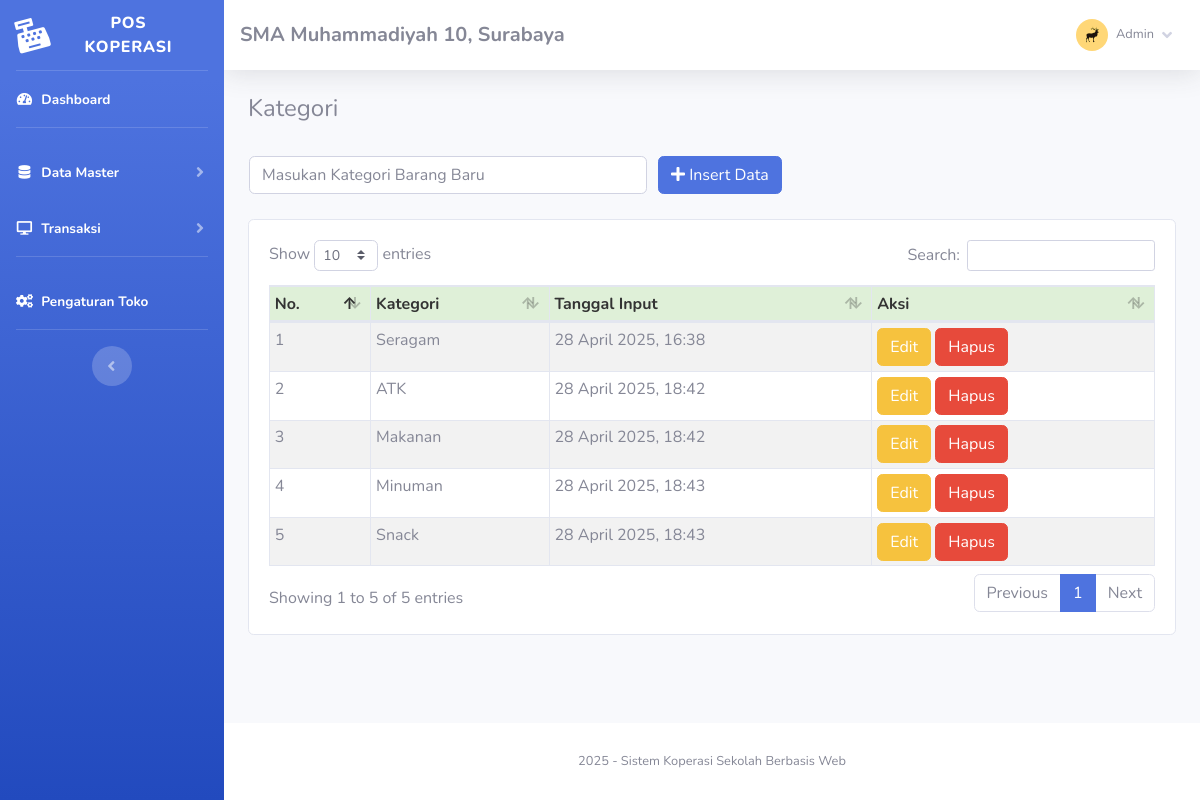
Screenshot of /index.php?page=kategori (signed in) with the database file from the repository.
### tables this page shows
CREATE TABLE `toko` (
  `id_toko` int(11) NOT NULL,
  `nama_toko` varchar(255) NOT NULL,
  `alamat_toko` text NOT NULL,
  `tlp` varchar(255) NOT NULL,
  `nama_pemilik` varchar(255) NOT NULL
);

CREATE TABLE `member` (
  `id_member` int(11) NOT NULL,
  `nm_member` varchar(255) NOT NULL,
  `alamat_member` text NOT NULL,
  `telepon` varchar(255) NOT NULL,
  `email` varchar(255) NOT NULL,
  `gambar` text NOT NULL,
  `NIK` text NOT NULL
);

CREATE TABLE `kategori` (
  `id_kategori` int(11) NOT NULL,
  `nama_kategori` varchar(255) NOT NULL,
  `tgl_input` varchar(255) NOT NULL
);

### admin/module/kategori/index.php (the view, shortened to what this page needs)
<h4>Kategori</h4>
<br />
<?php
	if(!empty($_GET['uid'])){
	$sql = "SELECT * FROM kategori WHERE id_kategori = ?";
	$row = $config->prepare($sql);
	$row->execute(array($_GET['uid']));
	$edit = $row->fetch();
?>
<form method="POST" action="fungsi/edit/edit.php?kategori=edit">
    <table>
        <tr>
            <td style="width:25pc;"><input type="text" class="form-control" value="<?= $edit['nama_kategori'];?>"
                    required name="kategori" placeholder="Masukan Kategori Barang Baru">
                <input type="hidden" name="id" value="<?= $edit['id_kategori'];?>">
            </td>
            <td style="padding-left:10px;"><button id="tombol-simpan" class="btn btn-primary"><i class="fa fa-edit"></i>
                    Ubah Data</button></td>
        </tr>
    </table>
</form>
<?php }else{?>
<form method="POST" action="fungsi/tambah/tambah.php?kategori=tambah">
    <table>
        <tr>
            <td style="width:25pc;"><input type="text" class="form-control" required name="kategori"
                    placeholder="Masukan Kategori Barang Baru"></td>
            <td style="padding-left:10px;"><button id="tombol-simpan" class="btn btn-primary"><i class="fa fa-plus"></i>
                    Insert Data</button></td>
        </tr>
    </table>
</form>
<?php }?>
<br />
<div class="card card-body">
    <div class="table-responsive">
        <table class="table table-bordered table-striped table-sm" id="example1">
            <thead>
                <tr style="background:#DFF0D8;color:#333;">
                    <th>No.</th>
                    <th>Kategori</th>
                    <th>Tanggal Input</th>
                    <th>Aksi</th>
                </tr>
            </thead>
            <tbody>
                <?php
				$hasil = $lihat -> kategori();
				$no=1;
				foreach($hasil as $isi){
			?>
                <tr>
                    <td><?php echo $no;?></td>
                    <td><?php echo $isi['nama_kategori'];?></td>
                    <td><?php echo $isi['tgl_input'];?></td>
                    <td>
                        <a href="index.php?page=kategori&uid=<?php echo $isi['id_kategori'];?>"><button
                                class="btn btn-warning">Edit</button></a>
                        <a href="fungsi/hapus/hapus.php?kategori=hapus&id=<?php echo $isi['id_kategori'];?>"
                            onclick="javascript:return confirm('Hapus Data Kategori ?');"><button
                                class="btn btn-danger">Hapus</button></a>
                    </td>
                </tr>
                <?php $no++; }?>
            </tbody>
        </table>
    </div>
</div>

### index.php (shortened to what this page needs)
<?php
	if(!empty($_SESSION['admin'])){
		require 'config.php';
		$lihat = new view($config);
		$toko = $lihat -> toko();
			include 'admin/template/header.php';
			include 'admin/template/sidebar.php';
				if(!empty($_GET['page'])){
					include 'admin/module/'.$_GET['page'].'/index.php';
				}else{
					include 'admin/template/home.php';
				}
			include 'admin/template/footer.php';
	}else{
		echo '<script>window.location="login.php";</script>';
		exit;
	}
?>

### admin/template/header.php (shortened to what this page needs)
<!DOCTYPE html>
<html lang="en">
<head>
    <link href="sb-admin/vendor/fontawesome-free/css/all.min.css" rel="stylesheet" type="text/css">
    <link href="sb-admin/css/sb-admin-2.min.css" rel="stylesheet">
    <link rel="stylesheet" href="sb-admin/vendor/datatables/dataTables.bootstrap4.css" />
</head>
<body id="page-top">
    <div id="wrapper">

### admin/template/sidebar.php (shortened to what this page needs)
<?php
    $id = $_SESSION['admin']['id_member'];
    $hasil_profil = $lihat -> member_edit($id);
?>
<ul class="navbar-nav bg-gradient-primary sidebar sidebar-dark accordion" id="accordionSidebar">
    <a class="sidebar-brand d-flex align-items-center justify-content-center" href="index.php">
        <div class="sidebar-brand-icon rotate-n-15">
            <i class="fas fa-cash-register"></i>
        </div>
        <div class="sidebar-brand-text mx-3">POS Koperasi<sup></sup></div>
    </a>
    <hr class="sidebar-divider my-0">
    <li class="nav-item active">
        <a class="nav-link" href="index.php">
            <i class="fas fa-fw fa-tachometer-alt"></i>
            <span>Dashboard</span></a>
    </li>
    <hr class="sidebar-divider">
    <li class="nav-item active">
        <a class="nav-link collapsed" href="#" data-toggle="collapse" data-target="#collapseTwo" aria-expanded="true"
            aria-controls="collapseTwo">
            <i class="fas fa-fw fa-database"></i>
            <span>Data Master</span>
        </a>
    </li>
    <li class="nav-item active">
        <a class="nav-link collapsed" href="#" data-toggle="collapse" data-target="#collapse3" aria-expanded="true"
            aria-controls="collapse3">
            <i class="fas fa-fw fa-desktop"></i>
            <span>Transaksi</span>
        </a>
    </li>
    <hr class="sidebar-divider">
    <li class="nav-item active">
        <a class="nav-link" href="index.php?page=pengaturan">
            <i class="fas fa-fw fa-cogs"></i>
            <span>Pengaturan Toko</span></a>
    </li>
    <hr class="sidebar-divider d-none d-md-block">
    <div class="text-center d-none d-md-inline">
        <button class="rounded-circle border-0" id="sidebarToggle"></button>
    </div>
</ul>
<div id="content-wrapper" class="d-flex flex-column">
    <div id="content">
        <nav class="navbar navbar-expand navbar-light bg-white topbar mb-4 static-top shadow">
            <h5 class="d-lg-block d-none mt-2"><b><?php echo $toko['nama_toko'];?>, <?php echo $toko['alamat_toko'];?></b></h5>
            <ul class="navbar-nav ml-auto">
                <li class="nav-item dropdown no-arrow">
                    <a class="nav-link dropdown-toggle" href="#" id="userDropdown" role="button" data-toggle="dropdown"
                        aria-haspopup="true" aria-expanded="false">
                        <img class="img-profile rounded-circle"
                            src="assets/img/user/<?php echo $hasil_profil['gambar'];?>">
                        <span
                            class="mr-2 d-none d-lg-inline text-gray-600 small ml-2"><?php echo $hasil_profil['nm_member'];?></span>
                        <i class="fas fa-angle-down"></i>
                    </a>
                </li>
            </ul>
        </nav>
        <div class="container-fluid">

### admin/template/footer.php (shortened to what this page needs)
 </div>
 </div>
 <footer class="sticky-footer bg-white">
     <div class="container my-auto">
         <div class="copyright text-center my-auto">
             <span>
                 <?php echo date('Y');?> - Sistem Koperasi Sekolah Berbasis Web
             </span>
         </div>
     </div>
 </footer>
 </div>
 </div>
</body>
</html>

### rows the page displays
toko: nama_toko "SMA Muhammadiyah 10", alamat_toko "Surabaya"
kategori: nama_kategori "Seragam", tgl_input "28 April 2025, 16:38"
kategori: nama_kategori "ATK", tgl_input "28 April 2025, 18:42"
kategori: nama_kategori "Makanan", tgl_input "28 April 2025, 18:42"
kategori: nama_kategori "Minuman", tgl_input "28 April 2025, 18:43"
kategori: nama_kategori "Snack", tgl_input "28 April 2025, 18:43"

### other values shown
$hasil_profil['nm_member'] "Admin"
